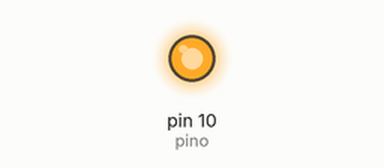
Bench run of a sketch on a simulated Arduino Uno, built with avr-gcc and run on an emulated ATmega328P. Parts: output pins drawn as LEDs (lit = HIGH).

Above: at 1.1 s.
At 4.3 s:
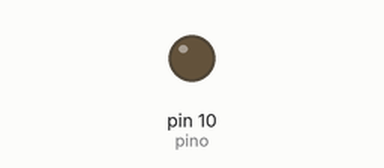
Timing chart, 0 to 7.0 s (numbered marks = the images above):
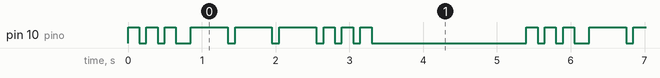

Measured:
- by itself, pin 10 (pino): repeats every 5.4 s: 2 × (LOW 0.10 s, HIGH 0.15 s), LOW 0.20 s, 3 × (HIGH 0.50 s, LOW 0.10 s), 2 × (HIGH 0.15 s, LOW 0.10 s), HIGH 0.15 s, LOW 2.1 s, HIGH 0.15 s
- by itself, everything shown: repeats every 5.4 s, in 18 steps

The sketch:

sos_led_blink.ino
```cpp
//Sinalizador de S.O.S em Codigo Morse
//Sao 3 piscadas rapidas seguidas de 3 piscadas lentas.
int pino = 10;//Led Conectado ao pino 10

//executa quando o sketch iniciar
void setup() {
  //define o pino como saida
  pinMode(pino, OUTPUT);
}

//Inicia os 3 pontos rapidos de S.O.S
void loop(){
  for (int x=0; x<3; x++) {
    digitalWrite(pino, HIGH);
    delay(150);
    digitalWrite(pino, LOW);
    delay(100);
  }
  delay(100);

//Inicia os 3 pontos Lentos de S.O.S
  for (int x=0; x<3; x++) {
    digitalWrite(pino, HIGH);
    delay(500);
    digitalWrite(pino, LOW);
    delay(100);
  }
//Manda mais 3 piscadas rapidas
  for (int x=0; x<3; x++) {
    digitalWrite(pino, HIGH);
    delay(150);
    digitalWrite(pino, LOW);
    delay(100);
  }
  //Aguarda 2 segundos antes de recomecar.
  delay(2000);
}
```
